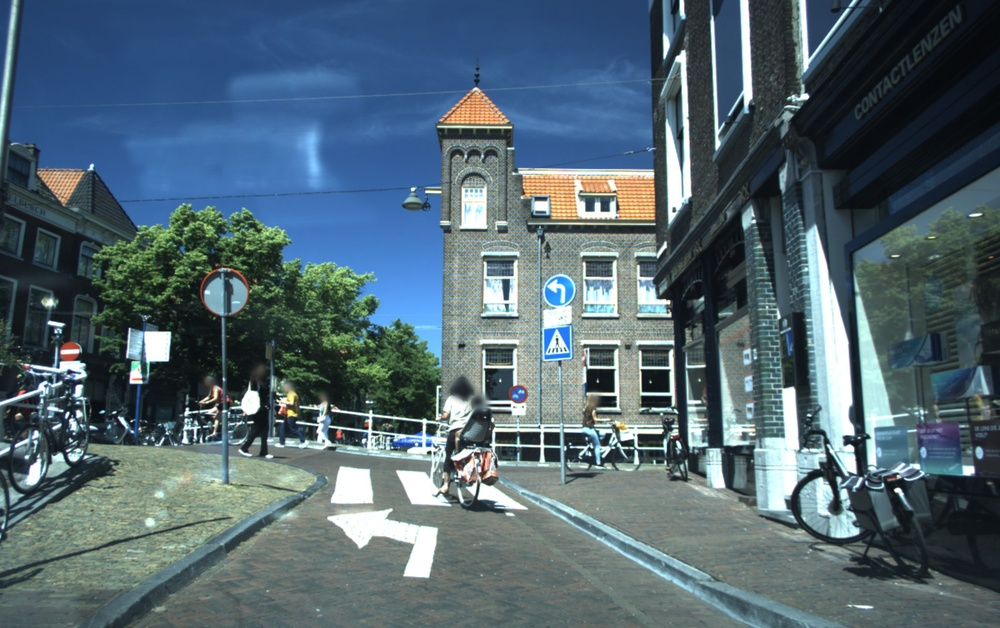
#> input picture tools_det3d/view-of-delft-dataset/example_set/lidar/training/image_2/00549.jpg, 1000 x 628 px, shrunk from 1936 x 1216 before the run
$ python -i vis_2d.py   (imports and definitions only)
#> lines starting #> are read from the running program, lines starting #| are printed output that depends on the picture
from matplotlib import pyplot as plt

from vod.frame import FrameDataLoader, FrameTransformMatrix, FrameLabels, project_pcl_to_image, min_max_filter

from .helpers import plot_boxes, get_2d_label_corners
from .settings import label_color_palette_2d

import os

class Visualization2D:
    """
    This class is responsible for plotting a frame from the set, and visualize
     its image with its point clouds (radar and/or LiDAR), annotations projected and overlaid.
    """
    def __init__(self,
                 frame_data_loader: FrameDataLoader,
                 classes_visualized: list = ['Cyclist', 'Pedestrian', 'Car']
                 ):
        """
Constructor of the class, which loads the required frame properties, and creates a copy of the picture data.
        :param frame_data_loader: FrameDataLoader instance.
        :param classes_visualized: A list of classes to be visualized.
        """
        self.frame_data_loader = frame_data_loader
        self.frame_transformations = FrameTransformMatrix(self.frame_data_loader)

        self.classes_visualized = classes_visualized

        self.image_copy = self.frame_data_loader.image

    # [133 lines left out: functions plot_gt_labels, plot_predictions, plot_radar_pcl, plot_lidar_pcl, draw_plot, not called in this run]

>>> import cv2
>>> picture = cv2.imread('../../example_set/lidar/training/image_2/00549.jpg', cv2.IMREAD_GRAYSCALE)
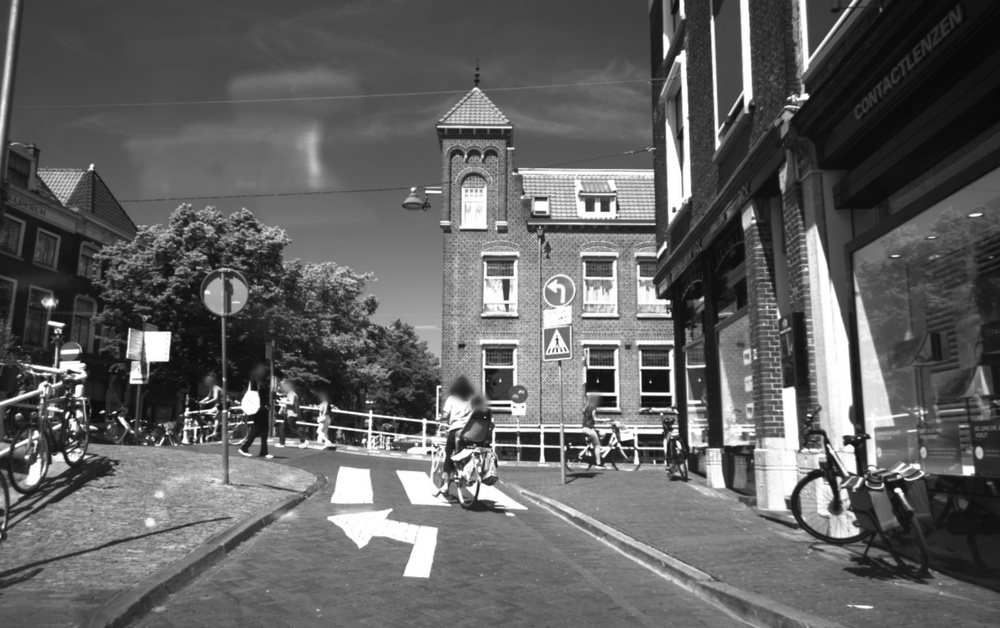
#> picture: shape (628, 1000); min 7, max 255, mean 97.8
#> (the run stopped early here; a loop or call above may not have finished)

$ run again, on tools_det3d/view-of-delft-dataset/example_set/lidar/training/image_2/01047.jpg
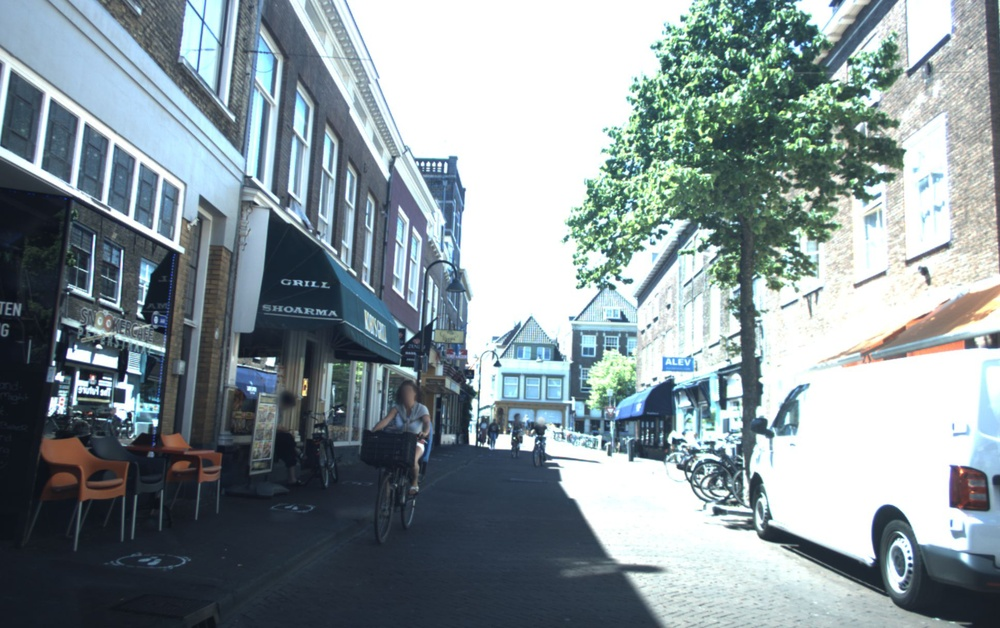
#> input picture tools_det3d/view-of-delft-dataset/example_set/lidar/training/image_2/01047.jpg, 1000 x 628 px, shrunk from 1936 x 1216 before the run
#> `picture = cv2.imread('../../example_set/lidar/training/image_2/00549.j..`:
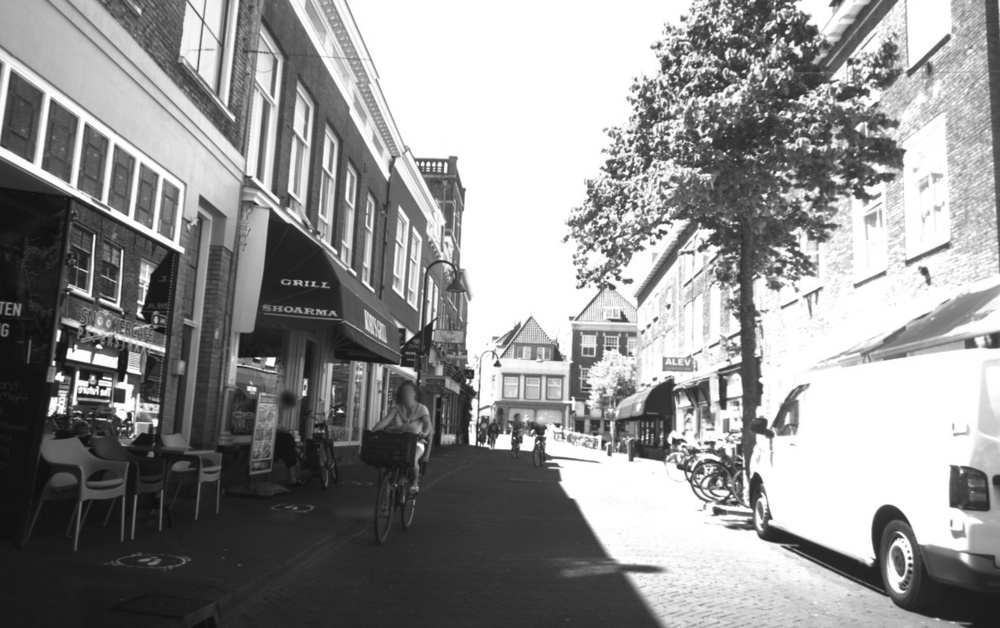
#> picture: shape (628, 1000); min 13, max 255, mean 145.6

$ run again, on tools_det3d/view-of-delft-dataset/example_set/lidar/training/image_2/01201.jpg
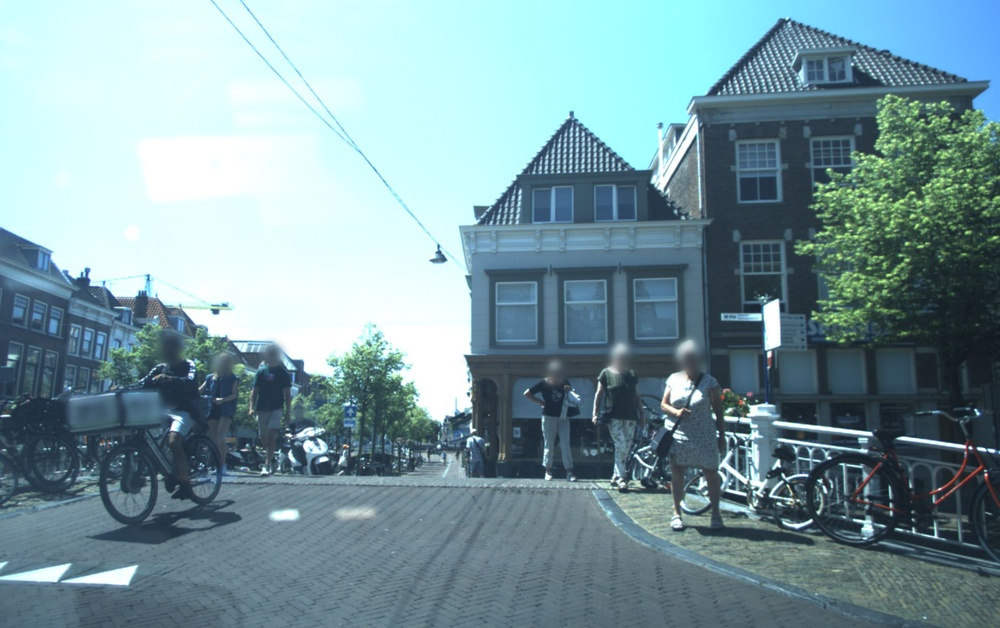
#> input picture tools_det3d/view-of-delft-dataset/example_set/lidar/training/image_2/01201.jpg, 1000 x 628 px, shrunk from 1936 x 1216 before the run
#> `picture = cv2.imread('../../example_set/lidar/training/image_2/00549.j..`:
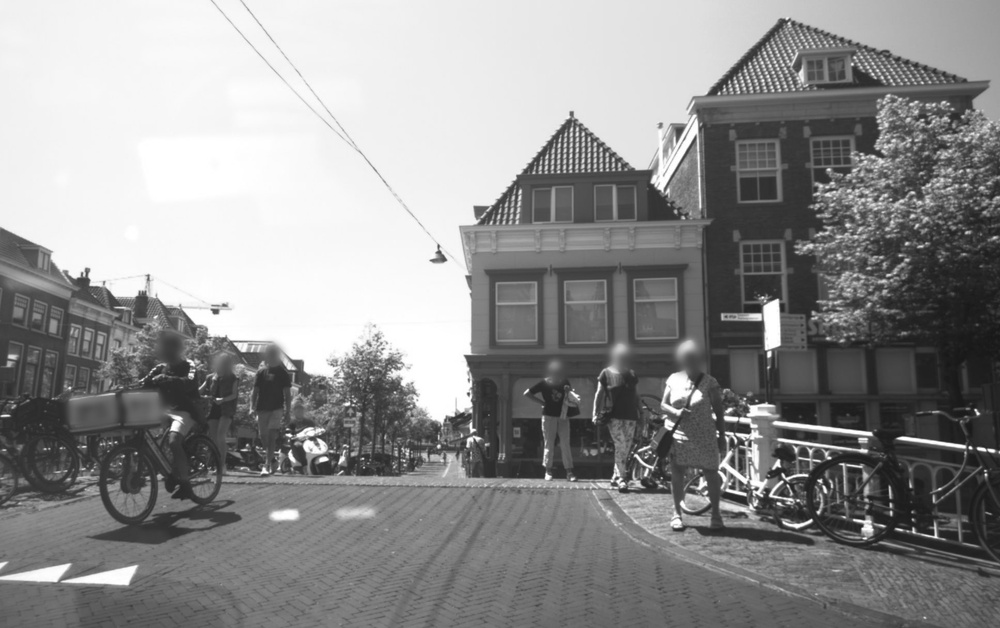
#> picture: shape (628, 1000); min 23, max 255, mean 143.3
